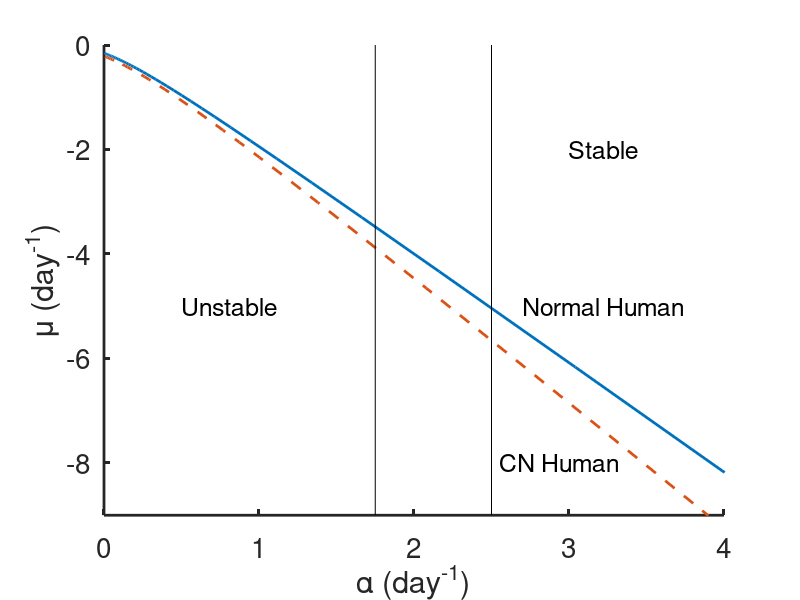

Here is the MATLAB script that generated this plot:
% Make the plot for Fig. 13.10
clear all
close all
clc
set(0,                           ...
   'defaultaxesfontsize', 20,   ...
   'defaultaxeslinewidth', 2.0, ...
   'defaultlinelinewidth', 2.0);
% parameter sets
taulist = [3.8, 1.2];
alist = [0.36, 0.53];
klist = [3.15,4.38];

omegabya = [0:.01:pi/4];


for j = 1:2
    tau = taulist(j);
    a = alist(j);
    kp1 = klist(j);
    omega = a*omegabya;
arg = omega.*tau+kp1*atan(omegabya);
alpha = -omega./tan(arg);
mu = -omega./(cos(atan(omegabya)).^kp1.*sin(arg));
ndx = find(alpha>0);

figure(1)
if (j==1)plot(alpha(ndx),mu(ndx))
end
if (j==2)plot(alpha(ndx),mu(ndx),'--')
end
hold on


end
axis([0 4 -9 0])
 box off
  
 text(0.5,-5,'Unstable','fontsize',18)
 text(3,-2,'Stable','fontsize',18)
 text(2.7,-5,'Normal Human','fontsize',18)
 text(2.55,-8,'CN Human','fontsize',18)

 plot([1.75,1.75],[-9,0],'k','linewidth',0.5)
 plot([2.5,2.5],[-9,0],'k','linewidth',0.5)
 xlabel('\alpha (day^{-1})')
 ylabel('\mu (day^{-1})')
 hold off
